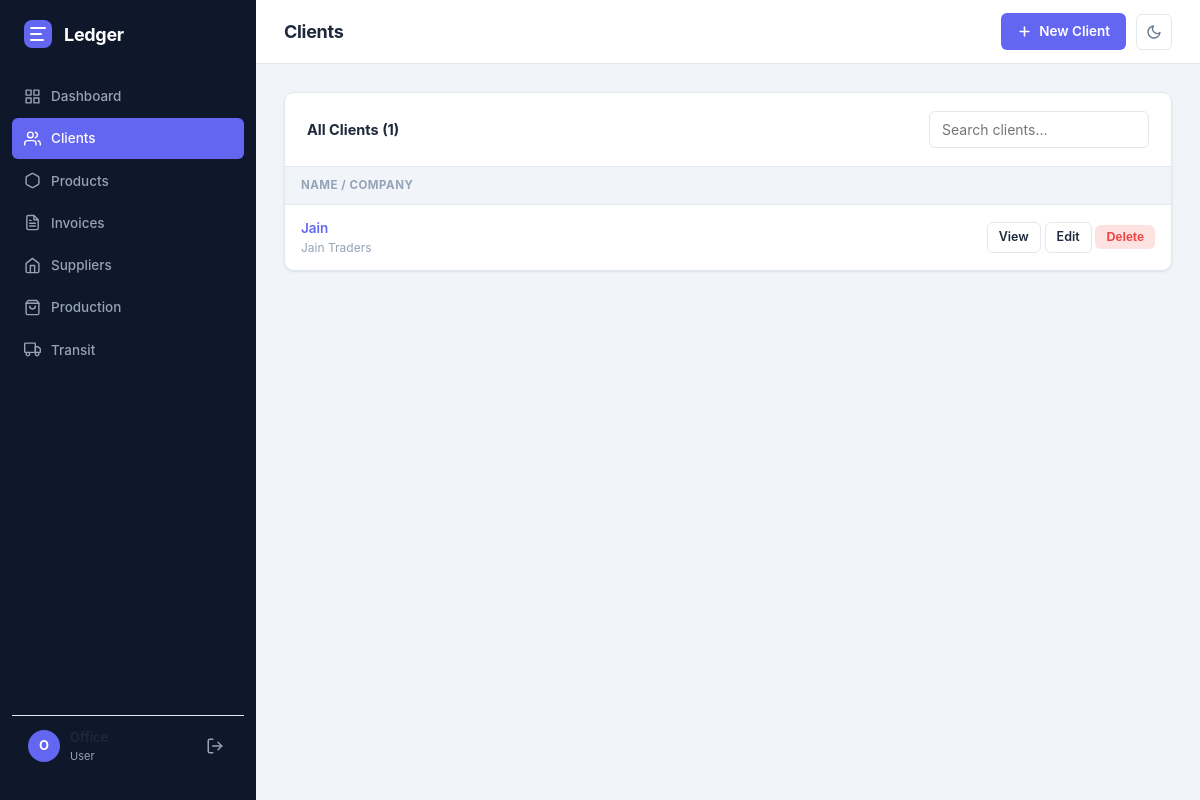
Screenshot of /clients/ (signed in) with the database file from the repository.
### tables this page shows
CREATE TABLE users (
            id            INTEGER PRIMARY KEY AUTOINCREMENT,
            name          TEXT NOT NULL,
            email         TEXT UNIQUE NOT NULL,
            password_hash TEXT NOT NULL,
            role          TEXT DEFAULT 'user',
            is_active     INTEGER DEFAULT 1,
            created_at    TIMESTAMP DEFAULT CURRENT_TIMESTAMP
        );

CREATE TABLE clients (
            id              INTEGER PRIMARY KEY AUTOINCREMENT,
            name            TEXT NOT NULL,
            company         TEXT,
            email           TEXT,
            phone           TEXT,
            address         TEXT,
            city            TEXT,
            country         TEXT,
            tax_id          TEXT,
            notes           TEXT,
            opening_balance REAL DEFAULT 0,
            created_at      TIMESTAMP DEFAULT CURRENT_TIMESTAMP,
            updated_at      TIMESTAMP DEFAULT CURRENT_TIMESTAMP
        , payment_terms INTEGER DEFAULT 0);

### app/routes/clients.py (the view)
@bp.route("/")
@login_required
@permission_required("clients", "view")
def list_clients():
    clients = client_service.get_all_clients()
    can_financials = current_user.has_permission("clients", "financials")
    return render_template("clients/list.html", clients=clients, can_financials=can_financials)

### app/database.py (called while the page is built)
def get_db(app=None):
    from flask import current_app
    _app = app or current_app
    if "db" not in g:
        g.db = sqlite3.connect(_app.config["DATABASE"])
        g.db.row_factory = sqlite3.Row
        g.db.execute("PRAGMA foreign_keys = ON")
    return g.db

### app/services/auth_service.py (called while the page is built)
def load_user(user_id):
    row = get_db().execute("SELECT * FROM users WHERE id=?", (user_id,)).fetchone()
    return User(row) if row else None

def permission_required(module, action):
    def decorator(f):
        @wraps(f)
        def wrapped(*args, **kwargs):
            if not current_user.is_authenticated:
                return redirect(url_for("auth.login"))
            if not current_user.has_permission(module, action):
                flash("You don't have permission to do that.", "error")
                abort(403)
            return f(*args, **kwargs)
        return wrapped
    return decorator

    @property
    def is_active(self):
        return self._is_active

    def is_god(self):
        return self.role == "god"

    def has_permission(self, module, action):
        if self.is_god():
            return True
        db = get_db()
        row = db.execute(
            "SELECT * FROM user_permissions WHERE user_id=? AND module=?",
            (self.id, module),
        ).fetchone()
        if not row:
            return False
        try:
            return bool(row[f"can_{action}"])
        except IndexError:
            return False

### app/templates/clients/list.html (shortened to what this page needs)
{% extends "base.html" %}
{% block page_title %}Clients{% endblock %}
{% block topbar_actions %}
  <a href="{{ url_for('clients.new_client') }}" class="btn btn-primary">
    <svg viewBox="0 0 24 24" fill="none" stroke="currentColor" stroke-width="2.5" stroke-linecap="round" stroke-linejoin="round"><line x1="12" y1="5" x2="12" y2="19"/><line x1="5" y1="12" x2="19" y2="12"/></svg>
    New Client
  </a>
{% endblock %}
{% block content %}
<div class="card">
  <div class="card-header">
    <span class="card-title">All Clients ({{ clients|length }})</span>
    <input type="search" id="clientSearch" placeholder="Search clients…" style="width:220px" oninput="filterTable(this.value,'clientTable')">
  </div>
  {% if clients %}
  <div class="table-wrap">
    <table id="clientTable">
      <thead>
        <tr>
          <th>Name / Company</th>
          <th></th>
        </tr>
      </thead>
      <tbody>
        {% for c in clients %}
        <tr>
          <td>
            <a href="{{ url_for('clients.detail', client_id=c.id) }}"
               style="font-weight:600;color:var(--accent);text-decoration:none;">{{ c.name }}</a>
            {% if c.company %}<div style="font-size:12px;color:var(--text-muted)">{{ c.company }}</div>{% endif %}
          </td>
          <td style="text-align:right">
            <a href="{{ url_for('clients.detail', client_id=c.id) }}" class="btn btn-secondary btn-sm">View</a>
            <a href="{{ url_for('clients.edit_client', client_id=c.id) }}" class="btn btn-secondary btn-sm">Edit</a>
            <form class="confirm-inline" method="post" action="{{ url_for('clients.delete_client', client_id=c.id) }}"
                  onsubmit="return confirm('Delete {{ c.name }}? This cannot be undone.')">
              <button class="btn btn-danger btn-sm">Delete</button>
            </form>
          </td>
        </tr>
        {% endfor %}
      </tbody>
    </table>
  </div>
  {% endif %}
</div>
{% endblock %}

### app/templates/base.html (shortened to what this page needs)
<!DOCTYPE html>
<html lang="en">
<head>
  <link rel="stylesheet" href="{{ url_for('static', filename='css/main.css') }}" />
</head>
<body>
<aside class="sidebar">
  <div class="sidebar-brand">
    <svg width="28" height="28" viewBox="0 0 28 28" fill="none">
      <rect width="28" height="28" rx="8" fill="#6366F1"/>
      <path d="M7 8h14M7 14h10M7 20h12" stroke="#fff" stroke-width="2" stroke-linecap="round"/>
    </svg>
    <span>Ledger</span>
  </div>
  <nav class="sidebar-nav">
    <a href="{{ url_for('dashboard.index') }}" class="nav-item {% if request.endpoint == 'dashboard.index' %}active{% endif %}">
      <svg viewBox="0 0 24 24" fill="none" stroke="currentColor" stroke-width="2" stroke-linecap="round" stroke-linejoin="round">
        <rect x="3" y="3" width="7" height="7"/><rect x="14" y="3" width="7" height="7"/>
        <rect x="14" y="14" width="7" height="7"/><rect x="3" y="14" width="7" height="7"/>
      </svg>
      Dashboard
    </a>
    {% if current_user.has_permission('clients', 'view') %}
    <a href="{{ url_for('clients.list_clients') }}" class="nav-item {% if 'clients' in request.endpoint %}active{% endif %}">
      <svg viewBox="0 0 24 24" fill="none" stroke="currentColor" stroke-width="2" stroke-linecap="round" stroke-linejoin="round">
        <path d="M17 21v-2a4 4 0 0 0-4-4H5a4 4 0 0 0-4 4v2"/>
        <circle cx="9" cy="7" r="4"/>
        <path d="M23 21v-2a4 4 0 0 0-3-3.87M16 3.13a4 4 0 0 1 0 7.75"/>
      </svg>
      Clients
    </a>
    {% endif %}
    {% if current_user.has_permission('products', 'view') %}
    <a href="{{ url_for('products.list_products') }}" class="nav-item {% if 'products' in request.endpoint %}active{% endif %}">
      <svg viewBox="0 0 24 24" fill="none" stroke="currentColor" stroke-width="2" stroke-linecap="round" stroke-linejoin="round">
        <path d="M21 16V8a2 2 0 0 0-1-1.73l-7-4a2 2 0 0 0-2 0l-7 4A2 2 0 0 0 3 8v8a2 2 0 0 0 1 1.73l7 4a2 2 0 0 0 2 0l7-4A2 2 0 0 0 21 16z"/>
      </svg>
      Products
    </a>
    {% endif %}
    {% if current_user.has_permission('invoices', 'view') %}
    <a href="{{ url_for('invoices.list_invoices') }}" class="nav-item {% if 'invoices' in request.endpoint %}active{% endif %}">
      Invoices
    </a>
    {% endif %}
    {% if current_user.has_permission('suppliers', 'view') %}
    <a href="{{ url_for('suppliers.list_suppliers') }}" class="nav-item {% if 'suppliers' in request.endpoint %}active{% endif %}">
      <svg viewBox="0 0 24 24" fill="none" stroke="currentColor" stroke-width="2" stroke-linecap="round" stroke-linejoin="round">
        <path d="M3 9l9-7 9 7v11a2 2 0 0 1-2 2H5a2 2 0 0 1-2-2z"/>
        <polyline points="9,22 9,12 15,12 15,22"/>
      </svg>
      Suppliers
    </a>
    {% endif %}
    {% if current_user.has_permission('production', 'view') %}
    <a href="{{ url_for('production.list_production') }}" class="nav-item {% if 'production' in request.endpoint %}active{% endif %}">
      <svg viewBox="0 0 24 24" fill="none" stroke="currentColor" stroke-width="2" stroke-linecap="round" stroke-linejoin="round">
        <path d="M6 2L3 6v14a2 2 0 0 0 2 2h14a2 2 0 0 0 2-2V6l-3-4z"/>
        <line x1="3" y1="6" x2="21" y2="6"/>
        <path d="M16 10a4 4 0 0 1-8 0"/>
      </svg>
      Production
    </a>
    {% endif %}
    {% if current_user.has_permission('transit', 'view') %}
    <a href="{{ url_for('transit.list_transit') }}" class="nav-item {% if 'transit' in request.endpoint %}active{% endif %}">
      <svg viewBox="0 0 24 24" fill="none" stroke="currentColor" stroke-width="2" stroke-linecap="round" stroke-linejoin="round">
        <rect x="1" y="3" width="15" height="13" rx="1"/>
        <path d="M16 8h4l3 3v5h-7V8z"/>
        <circle cx="5.5" cy="18.5" r="2.5"/>
        <circle cx="18.5" cy="18.5" r="2.5"/>
      </svg>
      Transit
    </a>
    {% endif %}
  </nav>
  <div style="padding:12px 16px;border-top:1px solid var(--border);margin-top:auto">
    <div style="display:flex;align-items:center;gap:10px">
      <div style="width:32px;height:32px;border-radius:50%;background:var(--accent);display:flex;align-items:center;justify-content:center;font-weight:700;font-size:13px;color:#fff;flex-shrink:0">
        {{ current_user.name[0].upper() if current_user.name else '?' }}
      </div>
      <div style="flex:1;min-width:0">
        <div style="font-size:13px;font-weight:600;white-space:nowrap;overflow:hidden;text-overflow:ellipsis">{{ current_user.name }}</div>
        <div style="font-size:11px;color:var(--text-muted)">{% if current_user.is_god() %}⚡ God{% else %}User{% endif %}</div>
      </div>
      <form method="post" action="{{ url_for('auth.logout') }}" style="flex-shrink:0">
        <button type="submit" title="Sign out" style="background:none;border:none;cursor:pointer;color:var(--text-muted);padding:4px;display:flex;align-items:center" onmouseover="this.style.color='var(--danger)'" onmouseout="this.style.color='var(--text-muted)'">
          <svg viewBox="0 0 24 24" fill="none" stroke="currentColor" stroke-width="2" stroke-linecap="round" stroke-linejoin="round" width="18" height="18">
            <path d="M9 21H5a2 2 0 0 1-2-2V5a2 2 0 0 1 2-2h4"/>
            <polyline points="16,17 21,12 16,7"/>
            <line x1="21" y1="12" x2="9" y2="12"/>
          </svg>
        </button>
      </form>
    </div>
  </div>
</aside>
<main class="main">
  <header class="topbar">
    <h1 class="page-title">{% block page_title %}{% endblock %}</h1>
    <div class="topbar-actions">
      {% block topbar_actions %}{% endblock %}
      <button class="dark-toggle" onclick="toggleDark()" title="Toggle dark mode" aria-label="Toggle dark mode">
        <svg class="icon-moon" viewBox="0 0 24 24" fill="none" stroke="currentColor" stroke-width="2" stroke-linecap="round" stroke-linejoin="round">
          <path d="M21 12.79A9 9 0 1 1 11.21 3 7 7 0 0 0 21 12.79z"/>
        </svg>
      </button>
    </div>
  </header>
  <div class="content">
    {% block content %}{% endblock %}
  </div>
</main>
</body>
</html>

### rows the page displays
users: name "O"
clients: name "Jain", company "Jain Traders"

### other values shown
{{ clients|length }} "1"
